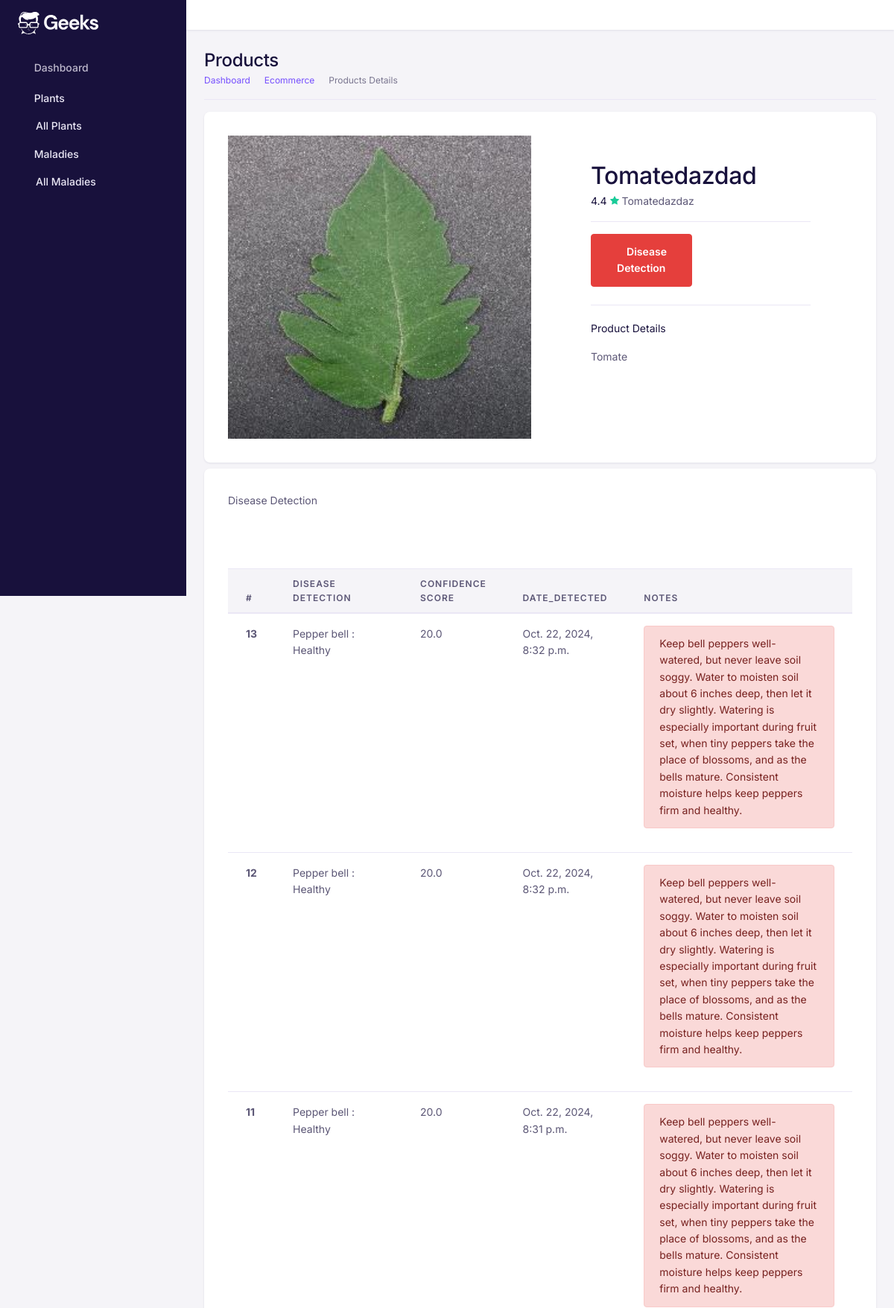
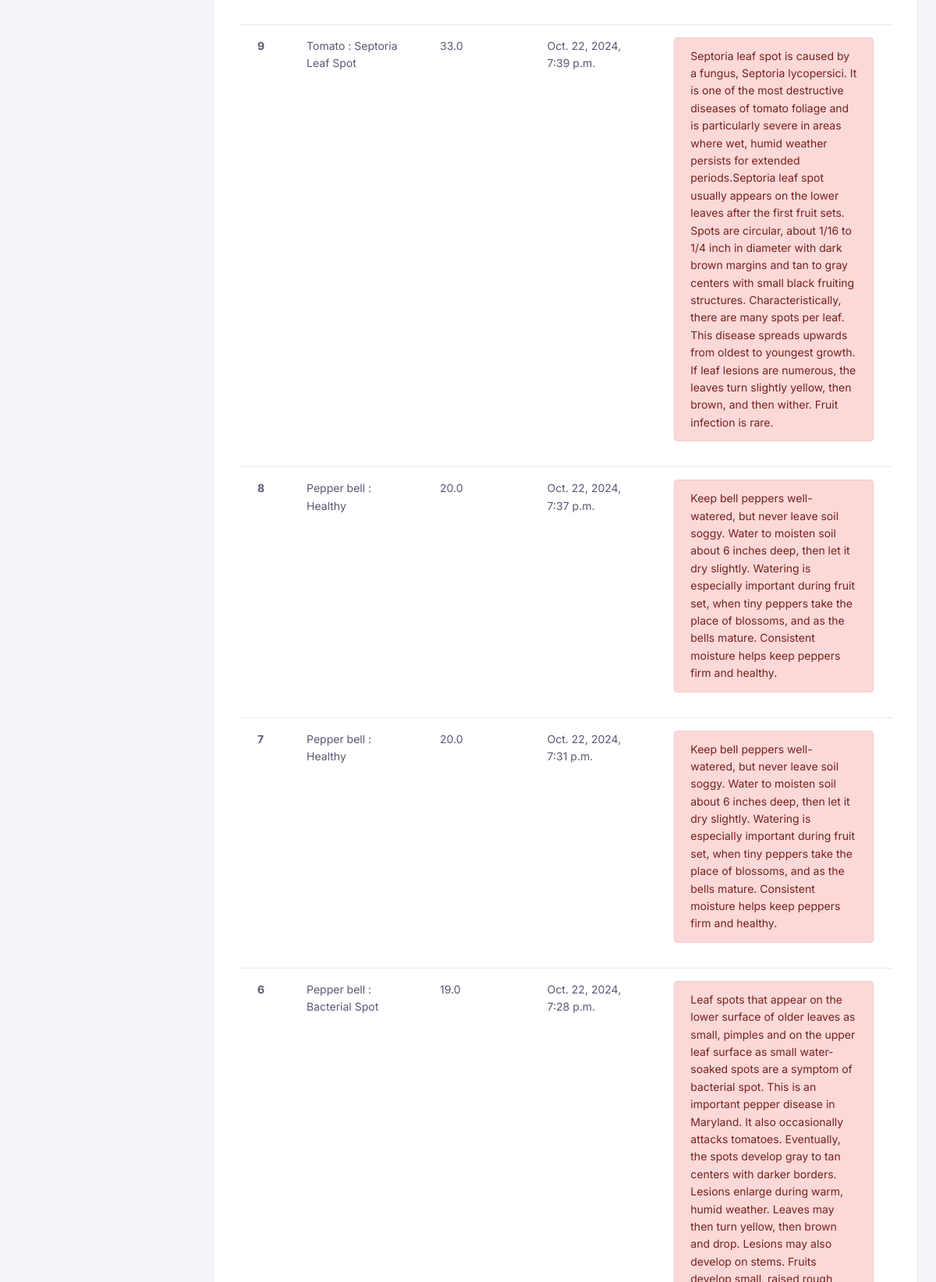
The app's page /plants/10/ (upper part) with its own data (2 pictures, top to bottom).
### PlantApp/models.py (models this page shows, shortened)
class Plant(models.Model):
    name = models.CharField(max_length=100)
    scientific_name = models.CharField(max_length=100, blank=True, null=True)
    description = models.TextField(blank=True, null=True)
    image = models.ImageField(upload_to='plants/', blank=True, null=True)
    owner = models.ForeignKey(settings.AUTH_USER_MODEL, on_delete=models.CASCADE, related_name='plants' , null = True)

class DiseaseDetection(models.Model):
    plant = models.ForeignKey(Plant, on_delete=models.CASCADE, related_name='detections')
    date_detected = models.DateTimeField(auto_now_add=True)
    detected_disease = models.CharField(max_length=255)
    confidence_score = models.FloatField(null = True)
    image = models.ImageField(upload_to='detections/', blank=True, null=True)
    notes = models.TextField(blank=True, null=True)

### PlantApp/views.py (the view)
# urls.py: path('plants/<int:pk>/', plant_details, name='details'),
def plant_details(request, pk = None):
    plant = Plant.objects.get(id = pk)
    dis = DiseaseDetection.objects.filter(plant = plant).order_by('-date_detected')
    return render(request, 'plant_details.html', {'plant': plant ,'dis' : dis})

### PlantApp/templates/plant_details.html (shortened to what this page needs)
<!DOCTYPE html>
<html lang="en">
{% load static %}
<head>
    <link href={% static 'assets/fonts/feather/feather.css' %} rel="stylesheet" />
    <link href={% static 'assets/libs/dragula/dist/dragula.min.css' %} rel="stylesheet" />
    <link href={% static 'assets/libs/@mdi/font/css/materialdesignicons.min.css' %} rel="stylesheet" />
    <link href={% static 'assets/libs/prismjs/themes/prism.css' %} rel="stylesheet" />
    <link href={% static 'assets/libs/dropzone/dist/dropzone.css' %} rel="stylesheet" />
    <link href={% static 'assets/libs/magnific-popup/dist/magnific-popup.css' %} rel="stylesheet" />
    <link href={% static 'assets/libs/bootstrap-select/dist/css/bootstrap-select.min.css' %} rel="stylesheet">
    <link href={% static 'assets/libs/@yaireo/tagify/dist/tagify.css' %} rel="stylesheet">
    <link href={% static 'assets/libs/tiny-slider/dist/tiny-slider.css' %} rel="stylesheet">
    <link href={% static 'assets/libs/tippy.js/dist/tippy.css' %} rel="stylesheet">
    <link rel="stylesheet" href={% static 'assets/css/theme.min.css' %}>
</head>
<body>
    <div id="db-wrapper">
        <nav class="navbar-vertical navbar">
            <div class="nav-scroller">
              <a class="navbar-brand" href="{% url 'home' %}"><img
                src="{% static 'assets/images/brand/logo/logo-inverse.svg' %}" alt="" /></a>
              <ul class="navbar-nav flex-column" id="sideNavbar">
                <li class="nav-item">
                  <a class="nav-link" href="admin-dashboard.html">
                    <i class="nav-icon fe fe-home mr-2"></i>Dashboard
                  </a>
                </li>
                <li class="nav-item">
                  <a class="nav-link active" href="#!" data-toggle="collapse" data-target="#navCourses" aria-expanded="true"
                    aria-controls="navCourses">
                    <i class="nav-icon fe fe-book mr-2"></i>Plants
                  </a>
                  <div id="navCourses" class="collapse show" data-parent="#sideNavbar">
                    <ul class="nav flex-column">
                      <li class="nav-item">
                        <a class="nav-link active" href="/plants/">All Plants
                        </a>
                      </li>
                    </ul>
                  </div>
                </li>
                <li class="nav-item">
                  <a class="nav-link active" href="#!" data-toggle="collapse" data-target="#navMaladies" aria-expanded="true"
                    aria-controls="navMaladies">
                    <i class="nav-icon fe fe-book mr-2"></i>Maladies
                  </a>
                  <div id="navMaladies" class="collapse show" data-parent="#sideNavbar">
                    <ul class="nav flex-column">
                      <li class="nav-item">
                        <a class="nav-link active" href="{% url 'maladie_list' %}">All Maladies</a>
                      </li>
                    </ul>
                  </div>
                </li>
              </ul>
            </div>
          </nav>
        <div id="page-content">
            <div class="header">
                <nav class="navbar-default navbar navbar-expand-lg">
                    <a id="nav-toggle" href="#!"><i class="fe fe-menu"></i></a>
                </nav>
            </div>
            <section class="container-fluid p-4">
                <div class="row">
                    <div class="col-lg-12 col-md-12 col-12">
                        <div
                            class="border-bottom pb-3 mb-3 d-flex flex-column flex-md-row gap-3 align-items-md-center justify-content-between">
                            <div>
                                <h1 class="mb-0 h2 fw-bold">Products</h1>
                                <nav aria-label="breadcrumb">
                                    <ol class="breadcrumb">
                                        <li class="breadcrumb-item">
                                            <a href="admin-dashboard.html">Dashboard</a>
                                        </li>
                                        <li class="breadcrumb-item">
                                            <a href="#">Ecommerce</a>
                                        </li>
                                        <li class="breadcrumb-item active" aria-current="page">Products Details</li>
                                    </ol>
                                </nav>
                            </div>
                        </div>
                    </div>
                </div>
                <div class="card">
                    <div class="card-body p-5">
                        <div class="row">
                            <div class="col-xl-6 col-12">
                                <div class="row gy-4">
                                    <div class="col-12">
                                        <div>
                                            <a href="../../../assets/images/ecommerce/product-slide-1.jpg"
                                                class="glightbox" data-gallery="gallery1">
                                                <img src="{{ plant.image.url }}" alt="image"
                                                    class="img-fluid rounded-3 w-100" />
                                            </a>
                                        </div>
                                    </div>
                                </div>
                            </div>
                            <div class="col-xl-6 col-12">
                                <div class="my-5 mx-lg-8">
                                    <div class="d-flex flex-column gap-2">
                                        <h1 class="mb-0">{{plant.name}}</h1>
                                        <div>
                                            <span>
                                                <span class="me-1 text-dark fw-semibold">
                                                    4.4
                                                </span>
                                                {{plant.scientific_name}}
                                            </span>
                                        </div>
                                    </div>
                                    <hr class="my-3" />
                                    <div class="row row flex-md-row flex-column gap-2 gap-md-0">
                                        <div class="col-md-6">
                                            <div class="d-grid">
                                                <a href="{% url 'predict' plant.id %}" class="btn btn-danger">
                                                    <i class="fe fe-shopping-cart me-2"></i>
                                                    Disease Detection
                                                </a>
                                            </div>
                                        </div>
                                    </div>
                                    <hr class="mt-4 mb-2" />
                                    <div class="mb-4" id="ecommerceAccordion">
                                        <ul class="list-group list-group-flush">
                                            <li class="list-group-item px-0">
                                                <a class="d-flex align-items-center text-inherit fw-semibold mb-0"
                                                    data-bs-toggle="collapse" href="#productDetails" role="button"
                                                    aria-expanded="false" aria-controls="productDetails">
                                                    <div class="me-auto">Product Details</div>
                                                    <span class="chevron-arrow ms-4">
                                                        <i class="fe fe-chevron-down fs-4"></i>
                                                    </span>
                                                </a>
                                                <div class="collapse show" id="productDetails"
                                                    data-bs-parent="#ecommerceAccordion">
                                                    <div class="py-3">
                                                        {{plant.description}}
                                                    </div>
                                                </div>
                                            </li>
                                        </ul>
                                    </div>
                                </div>
                            </div>
                        </div>
                    </div>
                </div>
                <div class="card mt-2">
                    <div class="card-title p-5"> Disease Detection </div>
                    <div class="card-body p-5">
                        <table class="table">
                            <thead>
                               <tr>
                                  <th scope="col">#</th>
                                  <th scope="col">Disease Detection</th>
                                  <th scope="col">confidence score</th>
                                  <th scope="col">date_detected</th>
                                  <th scope="col">Notes</th>
                               </tr>
                            </thead>
                            <tbody>
                                {% for di in dis %}
                               <tr>
                                  <th scope="row">{{di.id}}</th>
                                  <td>{{di.detected_disease}}</td>
                                  <td>{{di.confidence_score}}</td>
                                  <td>{{di.date_detected}}</td>
                                  <td><div class="alert alert-danger"> {{di.notes}}</div></td>
                               </tr>
                               {% endfor %}
                            </tbody>
                         </table>
                    </div>
                </div>
        </div>
    </div>
</body>
</html>

### records on screen
Plant: image (picture), name "Tomatedazdad", scientific_name "Tomatedazdaz", description "Tomate"
DiseaseDetection: id "13", detected_disease "Pepper bell : Healthy", confidence_score "20.0", date_detected "Oct. 22, 2024, 8:32 p.m.", notes "Keep bell peppers well-watered, but never leave soil soggy. Water to moisten soil about 6 inches deep, then let it dry slightly. Watering is especially important during fruit set, when tiny peppers take the place of blossoms, and as the bells mature. Consistent moisture helps keep peppers firm and healthy."
DiseaseDetection: id "12", detected_disease "Pepper bell : Healthy", confidence_score "20.0", date_detected "Oct. 22, 2024, 8:32 p.m.", notes "Keep bell peppers well-watered, but never leave soil soggy. Water to moisten soil about 6 inches deep, then let it dry slightly. Watering is especially important during fruit set, when tiny peppers take the place of blossoms, and as the bells mature. Consistent moisture helps keep peppers firm and healthy."
DiseaseDetection: id "11", detected_disease "Pepper bell : Healthy", confidence_score "20.0", date_detected "Oct. 22, 2024, 8:31 p.m.", notes "Keep bell peppers well-watered, but never leave soil soggy. Water to moisten soil about 6 inches deep, then let it dry slightly. Watering is especially important during fruit set, when tiny peppers take the place of blossoms, and as the bells mature. Consistent moisture helps keep peppers firm and healthy."
DiseaseDetection: id "9", detected_disease "Tomato : Septoria Leaf Spot", confidence_score "33.0", date_detected "Oct. 22, 2024, 7:39 p.m.", notes "Septoria leaf spot is caused by a fungus, Septoria lycopersici. It is one of the most destructive diseases of tomato foliage and is particularly severe in areas where wet, humid weather persists for extended periods.Septoria leaf spot usually appears on the lower leaves after the first fruit sets. Spots are circular, about 1/16 to 1/4 inch in diameter with dark brown margins and tan to gray centers with small black fruiting structures. Characteristically, there are many spots per leaf. This disease spreads upwards from oldest to youngest growth. If leaf lesions are numerous, the leaves turn slightly yellow, then brown, and then wither. Fruit infection is rare."
DiseaseDetection: id "8", detected_disease "Pepper bell : Healthy", confidence_score "20.0", date_detected "Oct. 22, 2024, 7:37 p.m.", notes "Keep bell peppers well-watered, but never leave soil soggy. Water to moisten soil about 6 inches deep, then let it dry slightly. Watering is especially important during fruit set, when tiny peppers take the place of blossoms, and as the bells mature. Consistent moisture helps keep peppers firm and healthy."
DiseaseDetection: id "7", detected_disease "Pepper bell : Healthy", confidence_score "20.0", date_detected "Oct. 22, 2024, 7:31 p.m.", notes "Keep bell peppers well-watered, but never leave soil soggy. Water to moisten soil about 6 inches deep, then let it dry slightly. Watering is especially important during fruit set, when tiny peppers take the place of blossoms, and as the bells mature. Consistent moisture helps keep peppers firm and healthy."
DiseaseDetection: id "6", detected_disease "Pepper bell : Bacterial Spot", confidence_score "19.0", date_detected "Oct. 22, 2024, 7:28 p.m."
